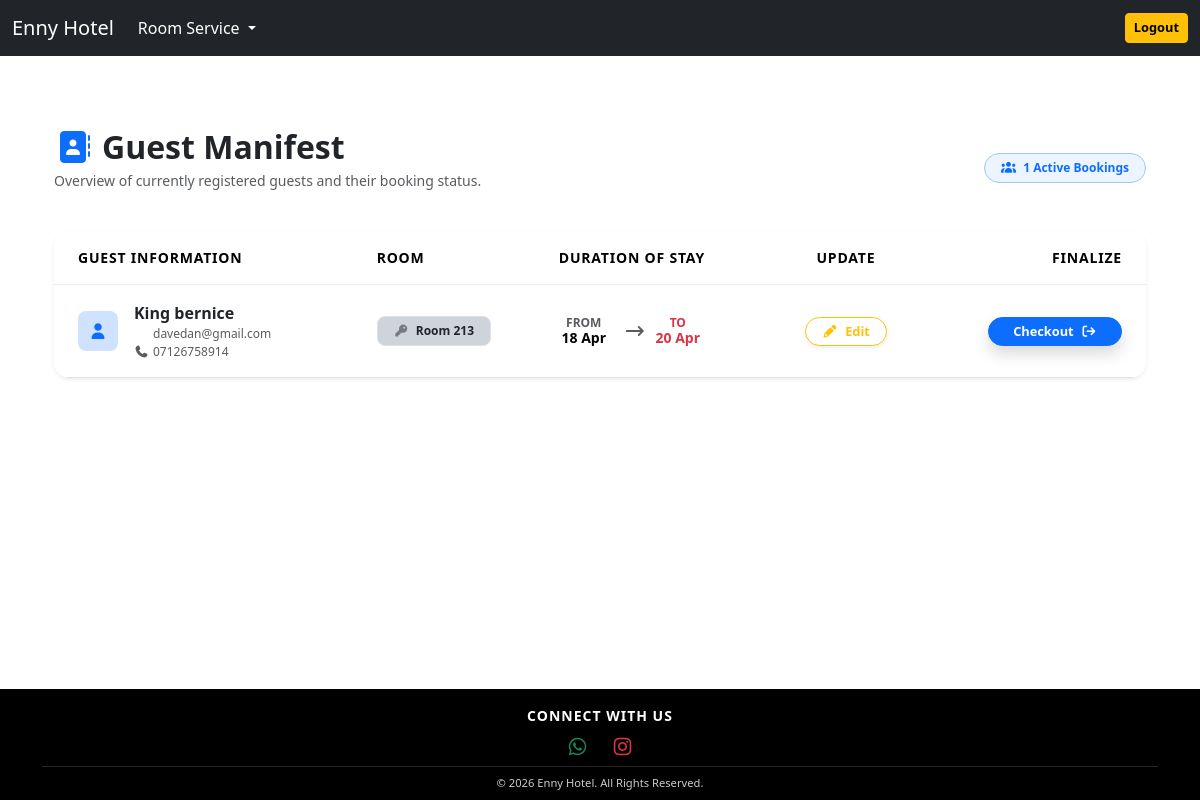
The page /room/all-active-guests on the database its author committed.
### room/models.py (models this page shows)
class Booking(models.Model):
    room = models.ForeignKey(Room, on_delete=models.CASCADE)
    guest_names = models.CharField(max_length=100)
    guest_email = models.EmailField(max_length=100)
    guest_phone = models.CharField(max_length=20)
    start_date = models.DateField()
    end_date = models.DateField()
    timestamp = models.DateTimeField(auto_now_add=True)
    checked_out = models.BooleanField(default=False)

class Room(models.Model):
    category = models.ForeignKey(Category, on_delete=models.SET_NULL, null=True)
    name = models.CharField(max_length=100)
    is_available = models.BooleanField(default=True)

### room/views.py (the view)
# urls.py: path('all-active-guests', all_active_guests, name='all-active-guests'),
def all_active_guests(request):
    guests = Booking.objects.filter(checked_out=False)
    context = {'guests':guests}
    return render(request, 'room/all_active_guests.html', context)

### templates/room/all_active_guests.html (shortened to what this page needs)
{% extends 'base.html' %}
{% block content %}
<div class="container-fluid py-4">
    <div class="row align-items-center mb-4">
        <div class="col-md-6 text-center text-md-start">
            <h2 class="fw-bold text-dark mb-1">
                <i class="fa fa-address-book text-primary me-2"></i>Guest Manifest
            </h2>
            <p class="text-muted small">Overview of currently registered guests and their booking status.</p>
        </div>
        <div class="col-md-6 text-center text-md-end">
            <span class="badge bg-soft-primary text-primary border border-primary-subtle px-3 py-2 rounded-pill">
                <i class="fa fa-users me-1"></i> {{ guests.count }} Active Bookings
            </span>
        </div>
    </div>
    <div class="card border-0 shadow-sm rounded-4 overflow-hidden">
        <div class="card-body p-0">
            <div class="table-responsive">
                <table class="table table-hover align-middle mb-0">
                    <thead class="bg-light">
                        <tr class="text-muted small fw-bold text-uppercase">
                            <th class="ps-4 py-3">Guest Information</th>
                            <th class="py-3">Room</th>
                            <th class="py-3">Duration of Stay</th>
                            <th class="py-3 text-center">Update</th>
                            <th class="pe-4 py-3 text-end">Finalize</th>
                        </tr>
                    </thead>
                    <tbody>
                        {% for guest in guests %}
                        <tr>
                            <td class="ps-4 py-3">
                                <div class="d-flex align-items-center">
                                    <div class="avatar-sq bg-primary-subtle text-primary rounded-3 d-flex align-items-center justify-content-center me-3">
                                        <i class="fa fa-user"></i>
                                    </div>
                                    <div>
                                        <div class="fw-bold text-dark">{{ guest.guest_names }}</div>
                                        <div class="text-muted x-small">
                                            {{ guest.guest_email }}<br>
                                            <i class="fa fa-phone me-1"></i>{{ guest.guest_phone }}
                                        </div>
                                    </div>
                                </div>
                            </td>
                            <td class="py-3">
                                <div class="badge bg-dark-subtle text-dark border px-3 py-2 rounded-3">
                                    <i class="fa fa-key me-1 opacity-50"></i> {{ guest.room.name }}
                                </div>
                            </td>
                            <td class="py-3">
                                <div class="d-flex align-items-center">
                                    <div class="date-box text-center me-2">
                                        <div class="text-uppercase x-small fw-bold text-muted">From</div>
                                        <div class="small fw-bold">{{ guest.start_date|date:"d M" }}</div>
                                    </div>
                                    <i class="fa fa-long-arrow-right text-muted mx-2"></i>
                                    <div class="date-box text-center">
                                        <div class="text-uppercase x-small fw-bold text-danger">To</div>
                                        <div class="small fw-bold text-danger">{{ guest.end_date|date:"d M" }}</div>
                                    </div>
                                </div>
                            </td>
                            <td class="py-3 text-center">
                                <a href="{% url 'update-booking' guest.pk %}" class="btn btn-sm btn-outline-warning rounded-pill px-3 shadow-sm" title="Edit Booking">
                                    <i class="fa fa-pencil me-1"></i> Edit
                                </a>
                            </td>
                            <td class="pe-4 py-3 text-end">
                                <a href="{% url 'checkout-guest' guest.pk %}" class="btn btn-sm btn-primary rounded-pill px-4 shadow">
                                    Checkout <i class="fa fa-sign-out ms-1"></i>
                                </a>
                            </td>
                        </tr>
                        {% endfor %}
                    </tbody>
                </table>
            </div>
        </div>
    </div>
</div>
{% endblock content %}

### templates/base.html (style rules this page uses)
body { display: flex; flex-direction: column; min-height: 100vh; }

### templates/room/all_active_guests.html (style rules this page uses)
.bg-soft-primary { background-color: rgba(13, 110, 253, 0.08); }
.x-small { font-size: 0.75rem; }
.avatar-sq { width: 40px; height: 40px; flex-shrink: 0; }
.date-box { min-width: 50px; line-height: 1.2; }
.table thead th { letter-spacing: 0.05rem; border-bottom: 1px solid #eee; }
.card { border: 1px solid rgba(0,0,0,0.05); }
.btn-sm { font-size: 0.8rem; font-weight: 600; }

### rows shown on the page
Booking: guest_names "King bernice", guest_email "davedan@gmail.com", guest_phone "07126758914", room.name "Room 213", start_date "18 Apr", end_date "20 Apr"

### other values the page prints
{{ guests.count }} "1"
